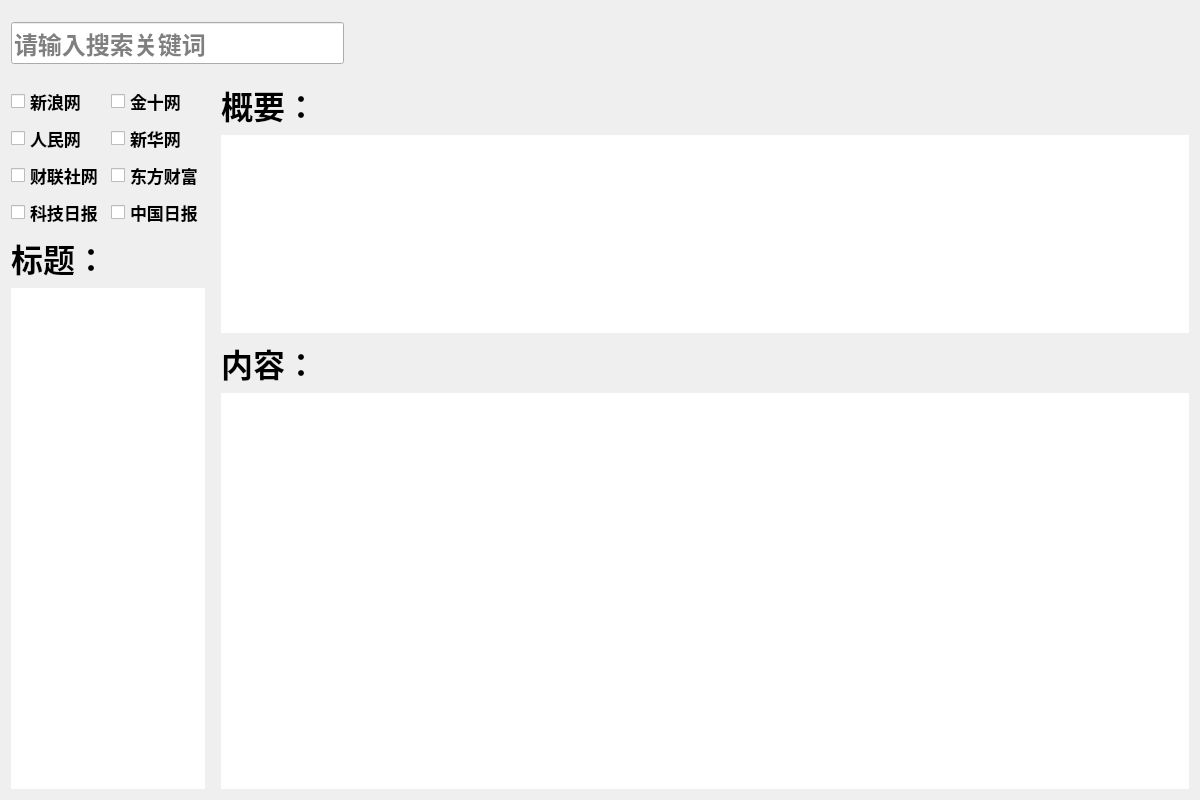
<?xml version="1.0" encoding="UTF-8"?>
<ui version="4.0">
 <class>mainwindow</class>
 <widget class="QWidget" name="mainwindow">
  <property name="geometry">
   <rect>
    <x>0</x>
    <y>0</y>
    <width>1200</width>
    <height>800</height>
   </rect>
  </property>
  <property name="minimumSize">
   <size>
    <width>1200</width>
    <height>800</height>
   </size>
  </property>
  <property name="font">
   <font>
    <family>黑体</family>
    <pointsize>10</pointsize>
   </font>
  </property>
  <property name="mouseTracking">
   <bool>true</bool>
  </property>
  <property name="focusPolicy">
   <enum>Qt::NoFocus</enum>
  </property>
  <property name="windowTitle">
   <string>主界面</string>
  </property>
  <layout class="QVBoxLayout" name="verticalLayout_4" stretch="0,1,0,20">
   <item>
    <spacer name="verticalSpacer">
     <property name="orientation">
      <enum>Qt::Vertical</enum>
     </property>
     <property name="sizeHint" stdset="0">
      <size>
       <width>20</width>
       <height>10</height>
      </size>
     </property>
    </spacer>
   </item>
   <item>
    <layout class="QHBoxLayout" name="horizontalLayout_6" stretch="4,8,2">
     <item>
      <widget class="SearchLineEdit" name="lineEdit_keywords">
       <property name="sizePolicy">
        <sizepolicy hsizetype="Expanding" vsizetype="Fixed">
         <horstretch>0</horstretch>
         <verstretch>0</verstretch>
        </sizepolicy>
       </property>
       <property name="font">
        <font>
         <family>Heiti SC</family>
         <pointsize>18</pointsize>
         <bold>true</bold>
        </font>
       </property>
       <property name="text">
        <string/>
       </property>
       <property name="placeholderText">
        <string>请输入搜索关键词</string>
       </property>
      </widget>
     </item>
     <item>
      <widget class="SubtitleLabel" name="label_progress">
       <property name="font">
        <font>
         <family>Heiti SC</family>
         <pointsize>24</pointsize>
         <bold>true</bold>
        </font>
       </property>
       <property name="text">
        <string/>
       </property>
       <property name="alignment">
        <set>Qt::AlignCenter</set>
       </property>
      </widget>
     </item>
     <item>
      <widget class="TitleLabel" name="label_search">
       <property name="font">
        <font>
         <family>Heiti SC</family>
         <pointsize>24</pointsize>
         <bold>true</bold>
        </font>
       </property>
       <property name="layoutDirection">
        <enum>Qt::LeftToRight</enum>
       </property>
       <property name="text">
        <string/>
       </property>
       <property name="alignment">
        <set>Qt::AlignCenter</set>
       </property>
      </widget>
     </item>
    </layout>
   </item>
   <item>
    <spacer name="verticalSpacer_2">
     <property name="orientation">
      <enum>Qt::Vertical</enum>
     </property>
     <property name="sizeHint" stdset="0">
      <size>
       <width>20</width>
       <height>10</height>
      </size>
     </property>
    </spacer>
   </item>
   <item>
    <layout class="QHBoxLayout" name="horizontalLayout_7" stretch="1,0,5">
     <item>
      <layout class="QVBoxLayout" name="verticalLayout_2" stretch="0,5,1,20">
       <item>
        <spacer name="verticalSpacer_3">
         <property name="orientation">
          <enum>Qt::Vertical</enum>
         </property>
         <property name="sizeHint" stdset="0">
          <size>
           <width>20</width>
           <height>5</height>
          </size>
         </property>
        </spacer>
       </item>
       <item>
        <layout class="QVBoxLayout" name="verticalLayout">
         <item>
          <layout class="QHBoxLayout" name="horizontalLayout_2">
           <item>
            <widget class="CheckBox" name="checkBox_sina">
             <property name="font">
              <font>
               <family>Heiti SC</family>
               <pointsize>13</pointsize>
               <bold>true</bold>
              </font>
             </property>
             <property name="text">
              <string>新浪网</string>
             </property>
            </widget>
           </item>
           <item>
            <widget class="CheckBox" name="checkBox_jin10">
             <property name="font">
              <font>
               <family>Heiti SC</family>
               <pointsize>13</pointsize>
               <bold>true</bold>
              </font>
             </property>
             <property name="text">
              <string>金十网</string>
             </property>
            </widget>
           </item>
          </layout>
         </item>
         <item>
          <layout class="QHBoxLayout" name="horizontalLayout_3">
           <item>
            <widget class="CheckBox" name="checkBox_rmw">
             <property name="font">
              <font>
               <family>Heiti SC</family>
               <pointsize>13</pointsize>
               <bold>true</bold>
              </font>
             </property>
             <property name="text">
              <string>人民网</string>
             </property>
            </widget>
           </item>
           <item>
            <widget class="CheckBox" name="checkBox_xhw">
             <property name="font">
              <font>
               <family>Heiti SC</family>
               <pointsize>13</pointsize>
               <bold>true</bold>
              </font>
             </property>
             <property name="text">
              <string>新华网</string>
             </property>
            </widget>
           </item>
          </layout>
         </item>
         <item>
          <layout class="QHBoxLayout" name="horizontalLayout_4">
           <item>
            <widget class="CheckBox" name="checkBox_cls">
             <property name="font">
              <font>
               <family>Heiti SC</family>
               <pointsize>13</pointsize>
               <bold>true</bold>
              </font>
             </property>
             <property name="text">
              <string>财联社网</string>
             </property>
            </widget>
           </item>
           <item>
            <widget class="CheckBox" name="checkBox_cfw">
             <property name="font">
              <font>
               <family>Heiti SC</family>
               <pointsize>13</pointsize>
               <bold>true</bold>
              </font>
             </property>
             <property name="text">
              <string>东方财富</string>
             </property>
            </widget>
           </item>
          </layout>
         </item>
         <item>
          <layout class="QHBoxLayout" name="horizontalLayout_5">
           <item>
            <widget class="CheckBox" name="checkBox_ljb">
             <property name="font">
              <font>
               <family>Heiti SC</family>
               <pointsize>13</pointsize>
               <bold>true</bold>
              </font>
             </property>
             <property name="text">
              <string>科技日报</string>
             </property>
            </widget>
           </item>
           <item>
            <widget class="CheckBox" name="checkBox_rbw">
             <property name="font">
              <font>
               <family>Heiti SC</family>
               <pointsize>13</pointsize>
               <bold>true</bold>
              </font>
             </property>
             <property name="text">
              <string>中国日报</string>
             </property>
            </widget>
           </item>
          </layout>
         </item>
        </layout>
       </item>
       <item>
        <widget class="TitleLabel" name="label_title">
         <property name="font">
          <font>
           <family>Heiti SC</family>
           <pointsize>24</pointsize>
           <bold>true</bold>
          </font>
         </property>
         <property name="text">
          <string>标题：</string>
         </property>
        </widget>
       </item>
       <item>
        <widget class="ListWidget" name="listWidget_title">
         <property name="font">
          <font>
           <family>Heiti SC</family>
           <pointsize>18</pointsize>
          </font>
         </property>
         <property name="frameShape">
          <enum>QFrame::NoFrame</enum>
         </property>
         <property name="frameShadow">
          <enum>QFrame::Plain</enum>
         </property>
        </widget>
       </item>
      </layout>
     </item>
     <item>
      <spacer name="horizontalSpacer">
       <property name="orientation">
        <enum>Qt::Horizontal</enum>
       </property>
       <property name="sizeHint" stdset="0">
        <size>
         <width>10</width>
         <height>20</height>
        </size>
       </property>
      </spacer>
     </item>
     <item>
      <layout class="QVBoxLayout" name="verticalLayout_3" stretch="1,10,1,20">
       <item>
        <widget class="TitleLabel" name="label_brief">
         <property name="font">
          <font>
           <family>Heiti SC</family>
           <pointsize>24</pointsize>
           <bold>true</bold>
          </font>
         </property>
         <property name="text">
          <string>概要：</string>
         </property>
        </widget>
       </item>
       <item>
        <widget class="TextBrowser" name="textBrowser_brief">
         <property name="font">
          <font>
           <family>Heiti SC</family>
           <pointsize>18</pointsize>
          </font>
         </property>
         <property name="mouseTracking">
          <bool>false</bool>
         </property>
         <property name="focusPolicy">
          <enum>Qt::NoFocus</enum>
         </property>
         <property name="frameShape">
          <enum>QFrame::NoFrame</enum>
         </property>
         <property name="frameShadow">
          <enum>QFrame::Plain</enum>
         </property>
         <property name="lineWidth">
          <number>0</number>
         </property>
         <property name="readOnly">
          <bool>true</bool>
         </property>
         <property name="textInteractionFlags">
          <set>Qt::LinksAccessibleByKeyboard|Qt::LinksAccessibleByMouse|Qt::TextBrowserInteraction|Qt::TextSelectableByKeyboard|Qt::TextSelectableByMouse</set>
         </property>
        </widget>
       </item>
       <item>
        <widget class="TitleLabel" name="label_content">
         <property name="font">
          <font>
           <family>Heiti SC</family>
           <pointsize>24</pointsize>
           <bold>true</bold>
          </font>
         </property>
         <property name="text">
          <string>内容：</string>
         </property>
        </widget>
       </item>
       <item>
        <widget class="TextBrowser" name="textBrowser_content">
         <property name="font">
          <font>
           <family>Heiti SC</family>
           <pointsize>18</pointsize>
          </font>
         </property>
         <property name="mouseTracking">
          <bool>false</bool>
         </property>
         <property name="focusPolicy">
          <enum>Qt::NoFocus</enum>
         </property>
         <property name="frameShape">
          <enum>QFrame::NoFrame</enum>
         </property>
         <property name="frameShadow">
          <enum>QFrame::Plain</enum>
         </property>
         <property name="lineWidth">
          <number>0</number>
         </property>
         <property name="readOnly">
          <bool>true</bool>
         </property>
         <property name="textInteractionFlags">
          <set>Qt::LinksAccessibleByKeyboard|Qt::LinksAccessibleByMouse|Qt::TextBrowserInteraction|Qt::TextSelectableByKeyboard|Qt::TextSelectableByMouse</set>
         </property>
        </widget>
       </item>
      </layout>
     </item>
    </layout>
   </item>
  </layout>
 </widget>
 <customwidgets>
  <customwidget>
   <class>CheckBox</class>
   <extends>QCheckBox</extends>
   <header>qfluentwidgets</header>
  </customwidget>
  <customwidget>
   <class>SearchLineEdit</class>
   <extends>QLineEdit</extends>
   <header>qfluentwidgets</header>
  </customwidget>
  <customwidget>
   <class>ListWidget</class>
   <extends>QListWidget</extends>
   <header>qfluentwidgets</header>
  </customwidget>
  <customwidget>
   <class>TextBrowser</class>
   <extends>QTextBrowser</extends>
   <header>qfluentwidgets</header>
  </customwidget>
  <customwidget>
   <class>TitleLabel</class>
   <extends>QLabel</extends>
   <header>qfluentwidgets</header>
  </customwidget>
  <customwidget>
   <class>SubtitleLabel</class>
   <extends>QLabel</extends>
   <header>qfluentwidgets</header>
  </customwidget>
 </customwidgets>
 <resources/>
 <connections/>
</ui>
